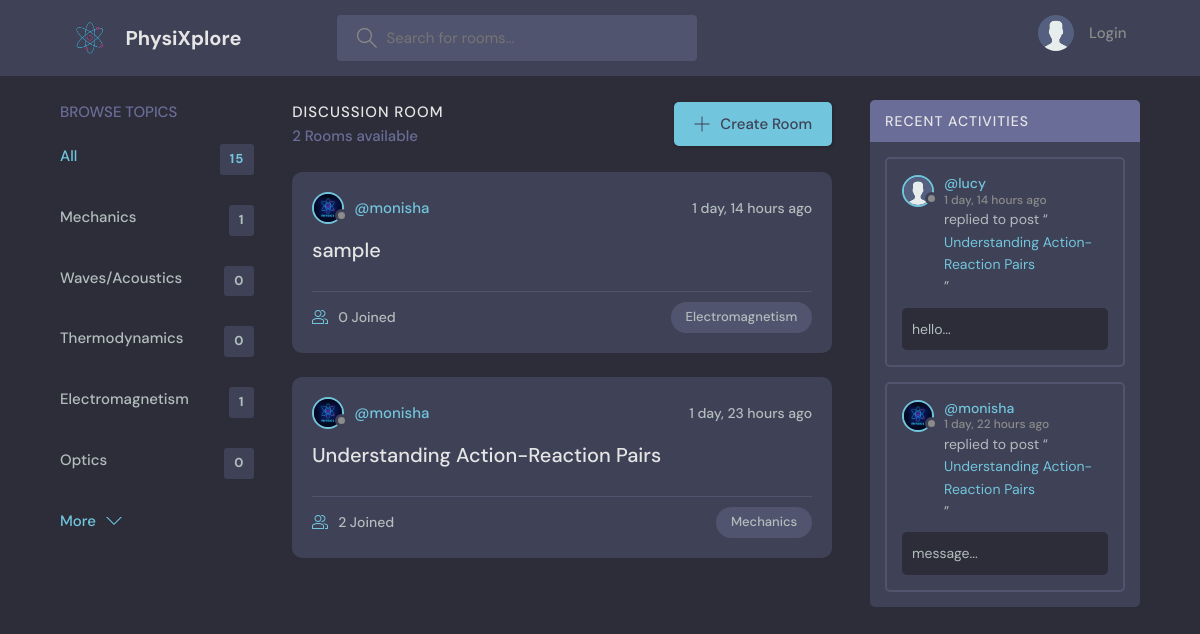
/, run on an earlier commit of the app's database.
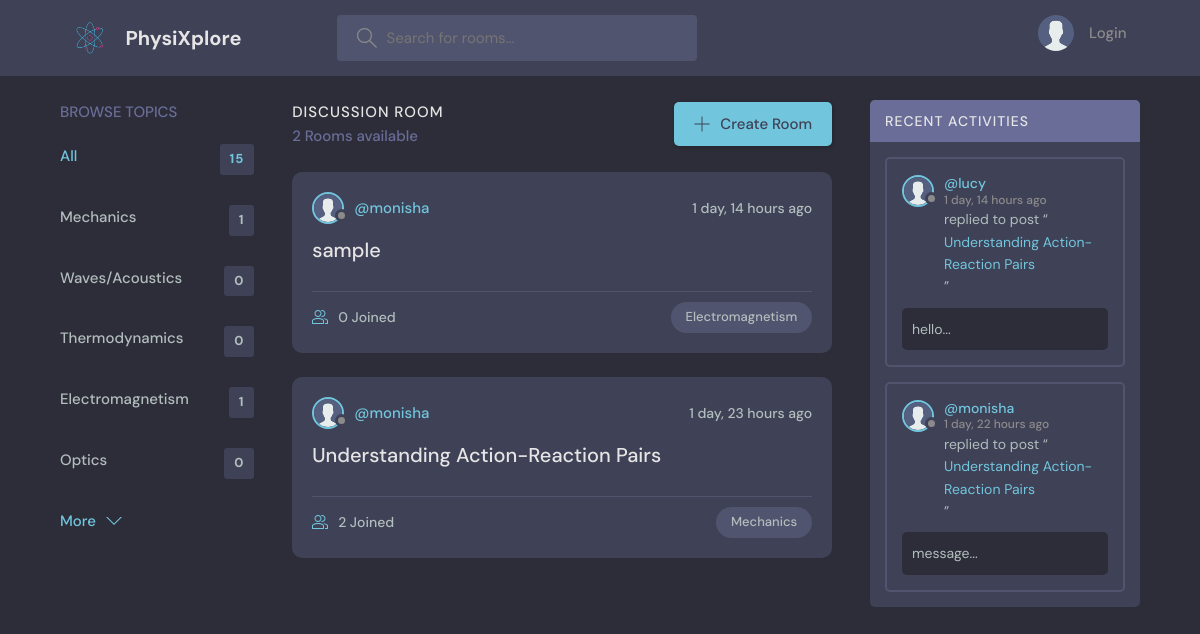
And on a later commit of the database.
### base/models.py (models this page shows, shortened)
class Room(models.Model):                                       #inherit from models
    host = models.ForeignKey(User, on_delete=models.SET_NULL, null=True)
    topic = models.ForeignKey(Topic, on_delete=models.SET_NULL, null=True)
    name = models.CharField(max_length=200)
    description = models.TextField(null=True, blank= True)      # can be null in db, field is optional in forms
    participants = models.ManyToManyField(User, related_name='participants', blank=True)
    updated = models.DateTimeField(auto_now=True)               # makes a note of the timestamp of model updation
    created = models.DateTimeField(auto_now_add=True)           # makes a note of whenever the model was added(created)
    class Meta:
        ordering = ['-created', '-updated']                     # (arranges the content in the descending order
    def __str__(self):
        return str(self.name)

class User(AbstractUser):
    name = models.CharField(max_length=200, null=True)
    email = models.EmailField(unique=True, null=True)
    bio = models.TextField(null=True, blank=True, default="Hey, there I'm using PhysiXplorer!")
    avatar = models.ImageField(null=True, default="avatar.svg")
    USERNAME_FIELD = 'email'
    REQUIRED_FIELDS = []
    @property
    def avatar_url(self):
        if self.avatar and hasattr(self.avatar, 'url'):
            return self.avatar.url
        else:
            return static('images/avatar.svg')

class Message(models.Model):                                   # one room has multiple messages
    user = models.ForeignKey(User, on_delete=models.CASCADE)   # if a user is deleted, delete all messages sent by that user
    room = models.ForeignKey(Room, on_delete=models.CASCADE)   # if a room is deleted, delete all messages in that room
    body = models.TextField()
    updated = models.DateTimeField(auto_now=True)               # makes a note of the timestamp of model updation
    created = models.DateTimeField(auto_now_add=True)           # makes a note of whenever the model was added(created)
    class Meta:
        ordering = ['-created', '-updated']
    def __str__(self):
        return str(self.body[:50])                              # trim to 1st 50 characters

class Topic(models.Model):
    name = models.CharField(max_length=200)

### base/views.py (the view)
# urls.py: path('', views.home, name="home"),                              # 'root' url maps to the home view
def home(request):
    q = request.GET.get('q') if request.GET.get('q') != None else ''
    rooms = Room.objects.filter(
        Q(topic__name__icontains=q) |
        Q(name__icontains=q) |
        Q(description__icontains=q)
        )
    room_count = rooms.count()
    total_topics = Topic.objects.all()
    topics = Topic.objects.all()[0:5]
    room_messages = Message.objects.filter(Q(room__topic__name__icontains=q))
    context = {'rooms':rooms, 'topics': topics, 'total_topics': total_topics,
               'room_count': room_count, 'room_messages': room_messages}
    return render(request, 'base/home.html', context)   # specify app before html file as it is

### base/templates/base/home.html (shortened to what this page needs)
{% extends 'main.html' %}
{% block content %}
<main class="layout layout--3">
    <div class="container">
    {% include 'base/topics_component.html' %}
    <div class="roomList">
        <div class="roomList__header">
        <div>
            <h2>Discussion Room</h2>
            <p>{{room_count}} Rooms available</p>
        </div>
        <a class="btn btn--main" href="{% url 'create-room' %}">
            <svg version="1.1" xmlns="http://www.w3.org/2000/svg" width="32" height="32" viewBox="0 0 32 32">
            <title>add</title>
            <path
                d="M16.943 0.943h-1.885v14.115h-14.115v1.885h14.115v14.115h1.885v-14.115h14.115v-1.885h-14.115v-14.115z"
            ></path>
            </svg>
            Create Room
        </a>
        </div>
        {% include 'base/feed_component.html' %}
    </div>
    {% include 'base/activity_component.html' %}
    </div>
</main>
{% endblock %}

### base/templates/base/feed_component.html (shortened to what this page needs)
{% if rooms.count == 0 %}
<div class="roomListRoom">
    <div class="roomListRoom__header">
        <p>No rooms available at the moment. Why not create one and get started?</p>
    </div>
</div>
{% else %}
{% for room in rooms %}
<div class="roomListRoom">
    <div class="roomListRoom__header">
        <a href="{% url 'user-profile' room.host.id %}" class="roomListRoom__author">
        <div class="avatar avatar--small">
            <img src="{{room.host.avatar_url}}" />
        </div>
        <span>@{{room.host.username}}</span>
        </a>
        <div class="roomListRoom__actions">
        <span>{{room.created|timesince}} ago</span>
        </div>
    </div>
    <div class="roomListRoom__content">
        <a href="{% url 'room' room.id %}">{{room.name}}</a>
    </div>
    <div class="roomListRoom__meta">
        <a href="{% url 'room' room.id %}" class="roomListRoom__joined">
        {{room.participants.all.count}} Joined
        </a>
        <p class="roomListRoom__topic">{{room.topic.name}}</p>
    </div>
</div>
{% endfor %}
{% endif %}

### base/templates/base/activity_component.html (shortened to what this page needs)
<div class="activities">
    <div class="activities__header">
    <h2>Recent Activities</h2>
    </div>
    {% if room_messages.count == 0 %}
    <div class="activities__box">
        <div class="activities__boxHeader roomListRoom__header">
            <p>There's nothing going on here yet!</p>
        </div>
    </div>
    {% else %}
    {% for message in room_messages|slice:":5"%}
    <div class="activities__box">
    <div class="activities__boxHeader roomListRoom__header">
        <a href="{% url 'user-profile' message.user.id %}" class="roomListRoom__author">
        <div class="avatar avatar--small">
            <img src="{{message.user.avatar_url}}" />
        </div>
        <p>
            @{{message.user.username}}
            <span>{{message.created|timesince}} ago</span>
        </p>
        </a>
    </div>
    <div class="activities__boxContent">
        <p>replied to post “<a href="{% url 'room' message.room.id %}">{{message.room}}</a>”</p>
        <div class="activities__boxRoomContent">
            {{message}}...
        </div>
    </div>
    </div>
    {% endfor %}
    {% endif %}
</div>

What changed in the data, as far as the page shows it:
changed through a linked row, Room "sample": avatar: picture removed, a placeholder shows
changed through a linked row, Room "Understanding Action-Reaction Pairs": avatar: picture removed, a placeholder shows
changed through a linked row, Message "message": avatar: picture removed, a placeholder shows
